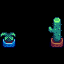

This is a level from a 2D game, rendered from its Tiled map with the project's own tilesets. A one-line summary and the map file follow, with tile-layer data summarised:
An orthogonal 4x4 tile map with 16x16 px tiles, 2 tile layers (Buildings, Front).

<map version="1.10" tiledversion="1.11.2" orientation="orthogonal" renderorder="right-down" width="4" height="4" tilewidth="16" tileheight="16" infinite="0" nextlayerid="5" nextobjectid="3">
 <tileset firstgid="1" name="L_DesertTiles" tilewidth="16" tileheight="16" tilecount="368" columns="16">
  <image source="MPP_EK_Location_DesertTiles.png" width="256" height="368" />
 </tileset>
 <layer id="1" name="Buildings" width="4" height="4">
  <data>[16 cells, 2 non-empty, 2 distinct tile ids]</data>
 </layer>
 <layer id="3" name="Front" width="4" height="4">
  <data>[16 cells, 1 non-empty, 1 distinct tile ids]</data>
 </layer>
 <objectgroup id="2" name="Buildings" />
 <objectgroup id="4" name="Front" />
</map>
